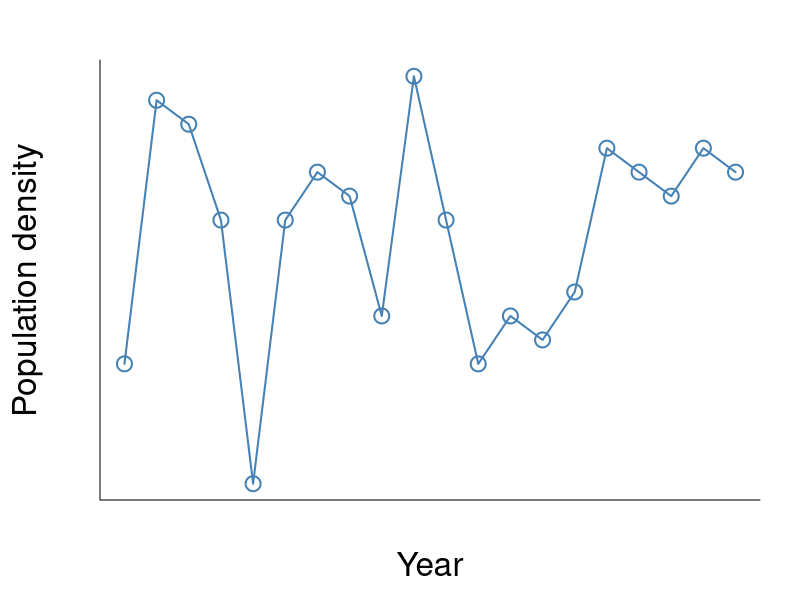
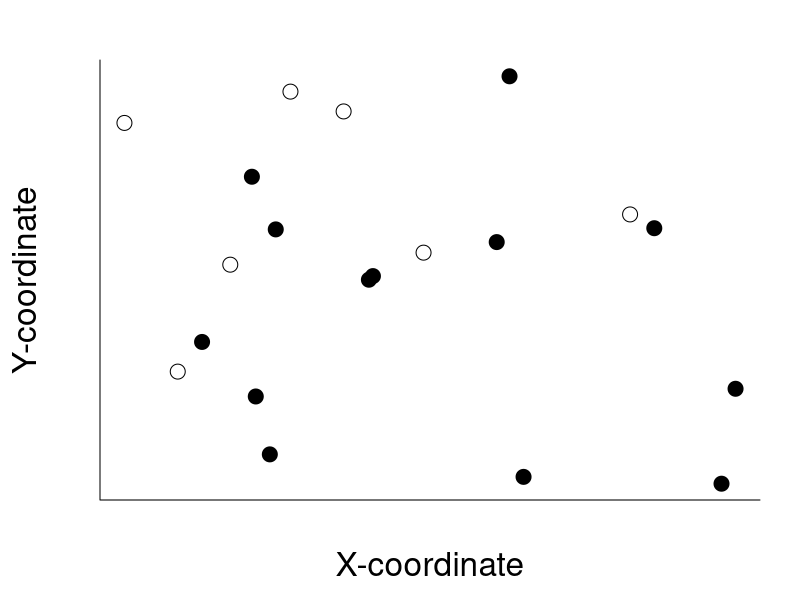
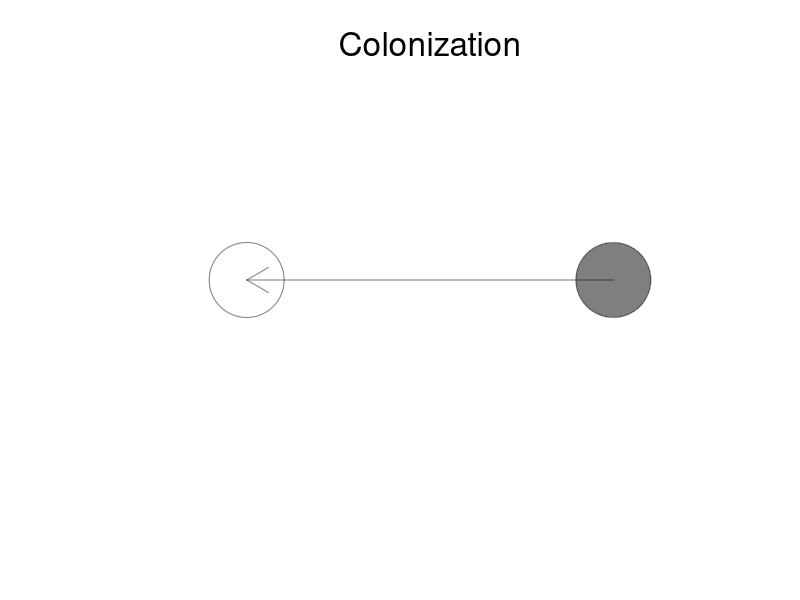
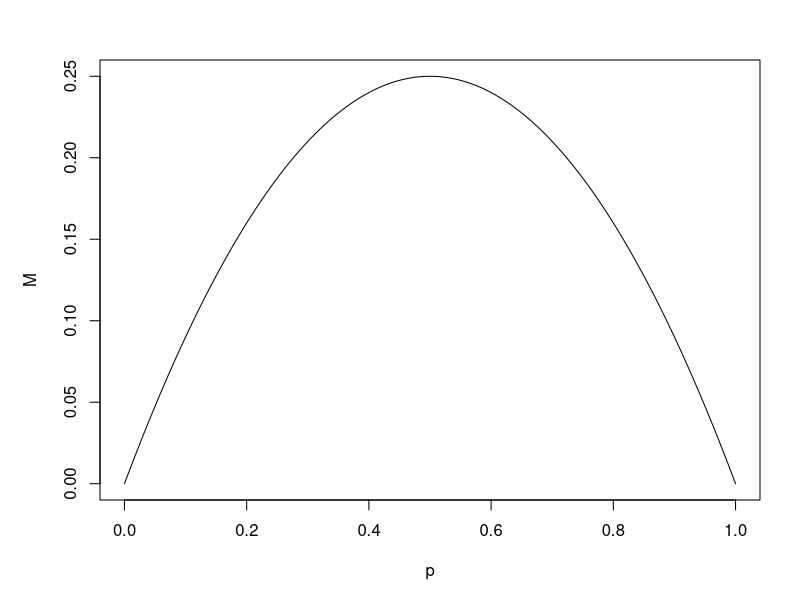
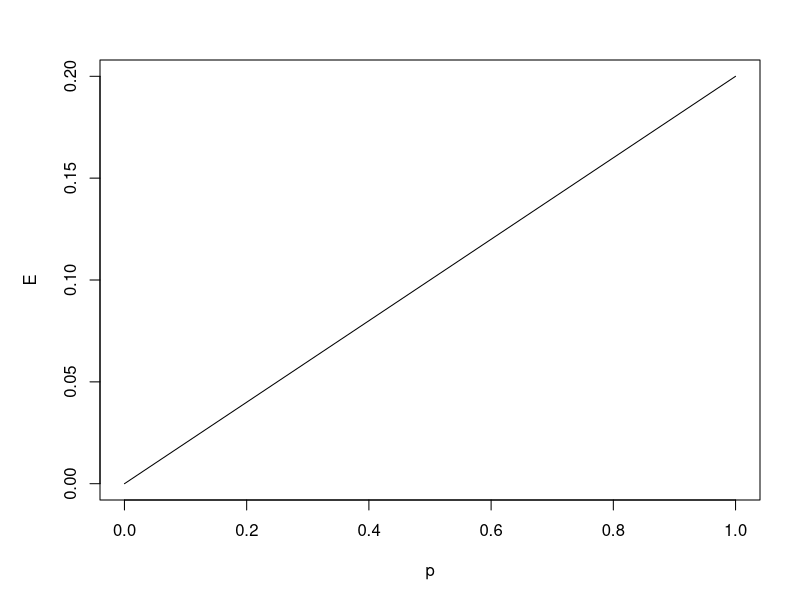
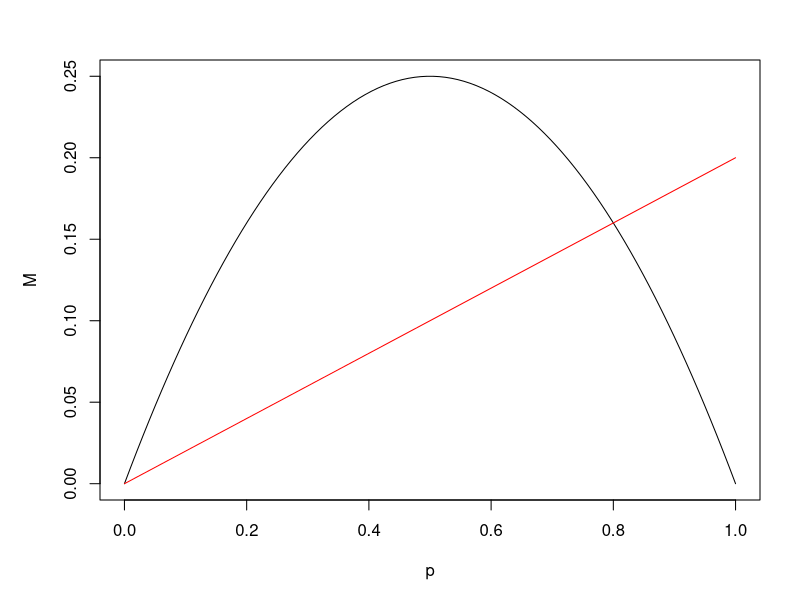
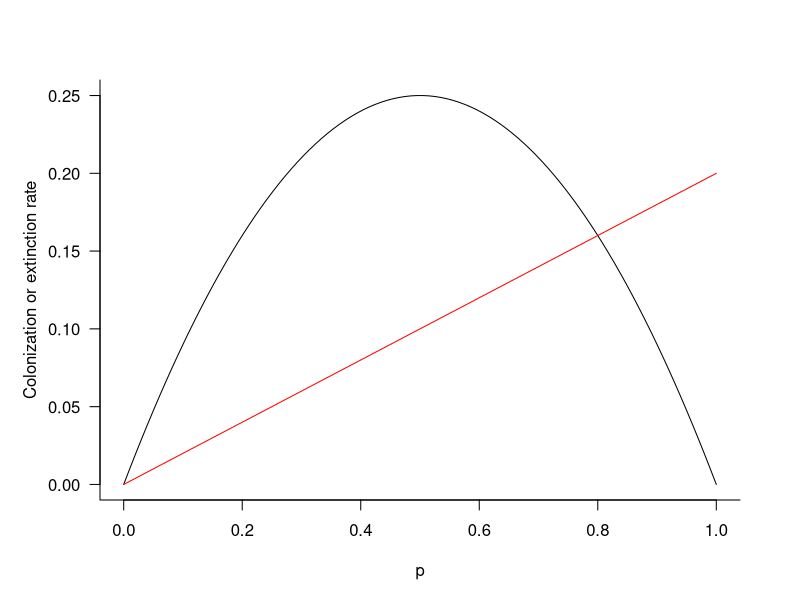
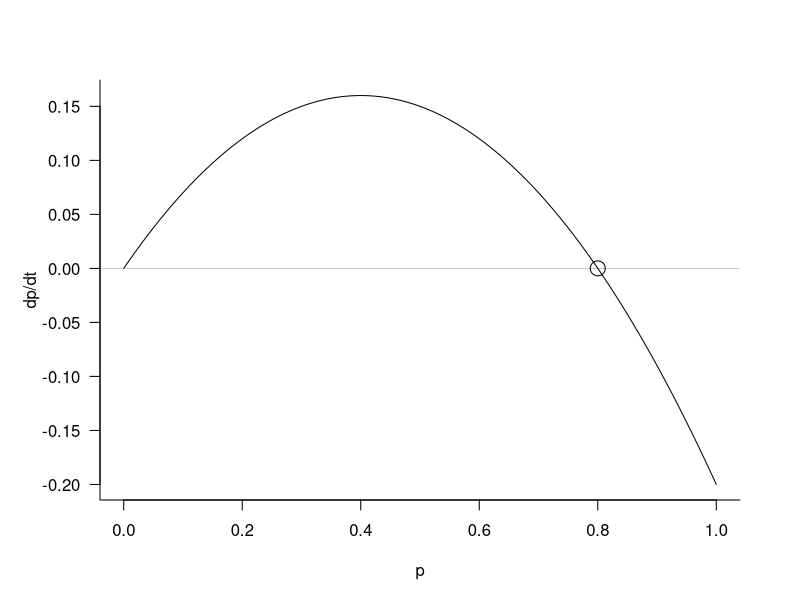

Source code (R) for these figures, in order:
## ---- chunk 1

knitr::opts_chunk$set(echo = F, fig.width = 5, fig.height = 4, fig.align = "center")
CEX <- LWD <- 2

## ---- chunk 2

set.seed(1)
n <- 20; x <- 1:n; y <- rpois(n, 30)
par(mar = c(5,5,3,2) )
plot(y ~ x,
     ylab = "Population density", xlab = "Year", cex.lab = CEX,
     type = "o", cex = CEX, lwd = LWD, col = "steelblue", axes = F)
box(bty = "l")

## ---- chunk 3

set.seed(3)
par(mar = c(5,5,3,2) )
n <- 20; x <- runif(n, 0, 100); y <- runif(n, 0, 100)
plot(x ~ y, pch = 21, cex = CEX, bg = grey(rbinom(n, 1, p = 0.5)),
     axes = F, xlab = "X-coordinate", ylab = "Y-coordinate", cex.lab = CEX)
box(bty = "l")

## ---- chunk 4

plot(0, type = "n", xlim = c(0,1), ylim = c(0,1),
     axes = F, ann = F)
points(x = c(0.2, 0.8), y = c(0.5, 0.5), cex = 10,
       pch = 21, bg = c(grey(1), grey(0,0.5)), col = grey(0,0.5))
arrows(x0 = 0.8, y0 = 0.5, x1 = 0.2, col = grey(0,0.5) )
mtext("Colonization", cex = CEX)

## ---- chunk 5

p <- seq(from = 0, to = 1, length = 100)
m <- 1

## ---- chunk 6

M <- m*p*c(1-p)
plot(M ~ p, type = "l")

## ---- chunk 7

e <- 0.2

## ---- chunk 8

E <- e*p
plot(E ~ p, type = "l")

## ---- chunk 9

plot(M ~ p, type = "l")
lines(E ~ p, col = "red")

## ---- chunk 10

par(mar = c(5,5,4,3))
plot(M ~ p, type = "l", axes = F,
     ylab = "Colonization or extinction rate", xlab = "p")
lines(E ~ p, col = "red")
box(bty = "l")
axis(1); axis(2, las = 2)

## ---- chunk 11

par(mar = c(5,5,4,3))
plot(I(M-E) ~ p, type = "l", axes = F,
     ylab = "dp/dt", xlab = "p")
points(I(1-e/m), 0, cex = CEX)
abline(h = 0, col = grey(0, 0.2) )
box(bty = "l")
axis(1); axis(2, las = 2)

## ---- chunk 12
set.seed(1)

x <- runif(10, -1, 1)
y <- runif(10, -1, 1)

par(mar = c(0,0,3,0) )
plot(y ~ x, cex = 3,
     xlim = c(-1.2,1.2), ylim = c(-1.2,1.2),
     ann = F, axes = F,
     pch = 21, bg = grey(rbinom(10, 1, 0.5), 0.5) )
mtext("Levins model", cex = 2)

## ---- chunk 13
set.seed(1)

x <- runif(10, -1, 1)
y <- runif(10, -1, 1)

par(mar = c(0,0,3,0) )
plot(y ~ x, cex = 3,
     xlim = c(-3,1.2), ylim = c(-1.2,1.2),
     ann = F, axes = F,
     pch = 21, bg = grey(rbinom(10, 1, 0.5), 0.5) )
points(-2.2, 0, cex = 18, pch = 21, bg = grey(0, 0.5))
mtext("Mainland-island model", cex = 2)

## ---- chunk 14
p <- seq(from = 0, to = 1, length = 100)
m <- e <- 1
## ---- chunk 15
M <- m*(1-p)
E <- e*p
## ---- chunk 16
plot(M ~ p, type = "l", ylab = "Colonization or extinction rate")
lines(E ~ p, col = "red")
## ---- chunk 17
m <- e <- 1
p <- seq(0, 1, length = 100)
M <- m*(1-p)
E <- e*p

plot(M ~ p, type = "l", axes = F, ylab = "Colonization or Extinction")
lines(E ~ p, col = "red")
box(bty = "l")
axis(1); axis(2, las = 2)

## ---- chunk 18
set.seed(2)
x <- runif(10)
y <- runif(10)
par(mar = rep(0,4) )
plot(y ~ x, cex = runif(10, 0.1, 12), ann = F, axes = F,
     xlim = c(-0.2,1.2), ylim = c(-0.2,1.2) )
## ---- chunk 19
set.seed(2)
n <- 10
x <- runif(n)
y <- runif(n)
cex <- runif(n, 0.1, 12)
bg <- 1 - scale(cex, center = min(cex), scale = max(cex) - min(cex))

par(mar = rep(0,4) )
plot(y ~ x, cex = cex, ann = F, axes = F,
     xlim = c(-0.2,1.2), ylim = c(-0.2,1.2),
     pch = 21, bg = grey(bg) )
## ---- chunk 20
set.seed(2)
n <- 10
x <- runif(n)
y <- runif(n)
alpha <- 10

D <- as.matrix(dist(cbind(x,y), diag = T, upper = T))
C <- colSums(exp(-alpha*D))

cex <- runif(n, 0.1, 12)
bg <- 1 - scale(C, center = min(C), max(C) - min(C) )

par(mar = rep(0,4) )
plot(y ~ x, cex = cex, ann = F, axes = F,
     xlim = c(-0.2,1.2), ylim = c(-0.2,1.2),
     pch = 21, bg = grey(bg) )
